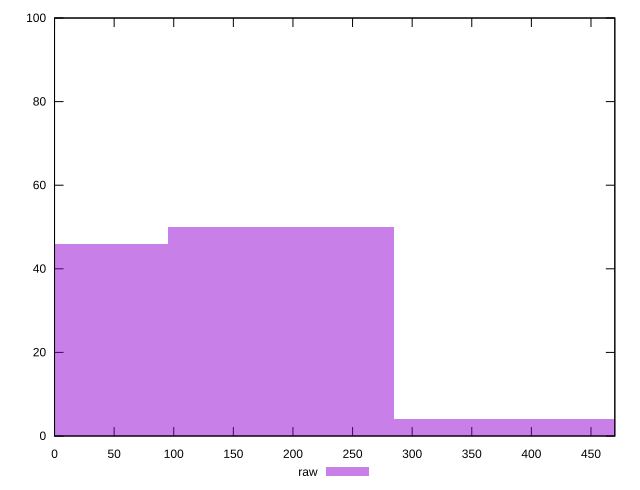

This chart was generated by the following gnuplot code:
reset

$raw <<EOF
379.5884139479011 4
0 46
189.79420697395054 50
EOF

set key outside below
set boxwidth 189.79420697395054
set xrange [0:470]
set yrange [0:100]
set trange [0:100]
set style fill transparent solid 0.5 noborder
set terminal svg size 640, 490 enhanced background rgb 'white'
set output "reports/report_00028_2021-02-24T12-49-42.674Z/unminified-javascript/samples/astro/raw/histogram.svg"

plot $raw title "raw" with boxes

reset
